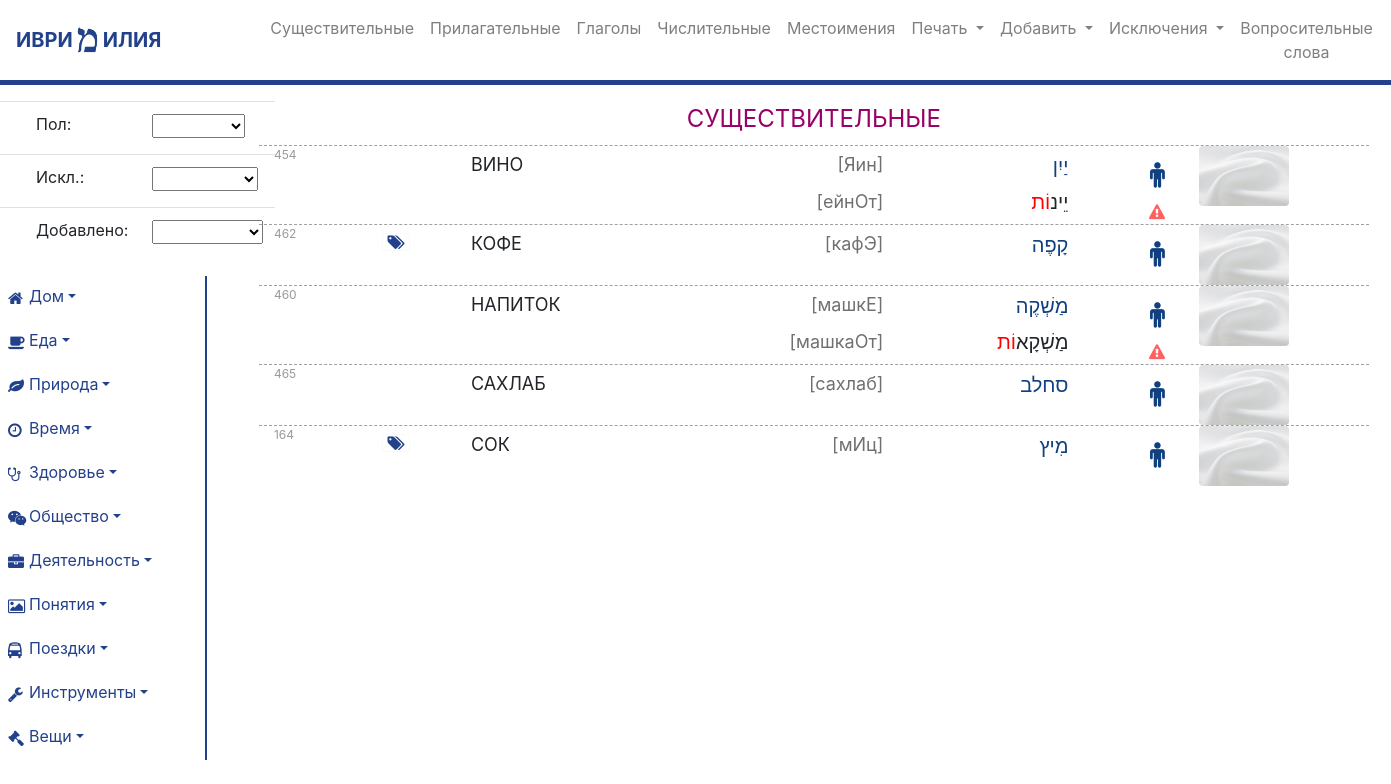
The app's page /nouns/1/ with its own data.
### mycards/models.py (models this page shows, shortened)
class Classes(models.Model):
    name = models.CharField(max_length=64, verbose_name='Название класса')
    icon = models.CharField(max_length=25, verbose_name='Иконка', null=True)

class WordForm(models.Model):
    time = models.CharField(max_length=20, null=True, blank=True)
    gender = models.CharField(max_length=7, null=True, blank=True)
    number = models.CharField(max_length=13, null=True, blank=True)
    name = models.CharField(max_length=64, verbose_name='Название (для поиска)')
    vocal_name = models.CharField(max_length=64, verbose_name='Название с огласовками')
    exception = models.IntegerField(default=0)
    pronunciation = models.CharField(max_length=64, verbose_name='Произношение')
    translation = models.CharField(max_length=64, verbose_name='Перевод')
    word = models.ForeignKey(Word, on_delete=models.PROTECT, related_name='forms', verbose_name='Основная форма')
    example = models.TextField(null=True, blank=True)
    form_type = models.ForeignKey(FormType, on_delete=models.PROTECT, related_name='words', verbose_name='Тип формы', null=True)
    comment = models.TextField(null=True, blank=True)

### mycards/views.py (the view, shortened to what this page needs)
# urls.py: path('nouns/<str:cats_ids>/', views.nouns_filter, name='nouns_filter'),
def nouns_filter(request, cats_ids):
    nouns = Word.objects.filter(type_id=1).exclude(topic=2)
    form1 = NounsFilterForm(request.GET)
    nouns_info = []
    cats_ids = list(map(int, cats_ids.strip('[]').split(', ')))
    classes = Classes.objects.all()
    classes_info = []
    for class_ in classes:
        class_info = dict()
        class_info['pk'] = class_.pk
        class_info['name'] = class_.name
        class_info['icon'] = class_.icon
        cats = class_.categories.all()
        cats_ids_form = []  # формирующиеся айди подкатегорий, выбранной категории
        cats_info = []
        for cat in cats:
            cat_info = dict()
            cat_info['id'] = cat.pk
            cat_info['name'] = cat.name
            cat_info['icon'] = cat.icon
            cats_info.append(cat_info)
            cats_ids_form.append(cat.pk)
        class_info['cats_ids_form'] = cats_ids_form
        class_info['cats_info'] = cats_info
        classes_info.append(class_info)
    nouns = nouns.filter(categories__in=cats_ids).distinct()
    if form1.is_valid():
        if form1.cleaned_data["gender"]:
            nouns = nouns.filter(forms__gender=form1.cleaned_data['gender']).distinct()
        if form1.cleaned_data['exception']:
            lst = list(map(int, form1.cleaned_data['exception'].strip('[]').split(', ')))
            nouns = nouns.filter(forms__exception__in=lst).distinct()
        if form1.cleaned_data["date"]:
            today = dt.datetime.now()
            DD = dt.timedelta(days=int(form1.cleaned_data['date']))
            earlier = today - DD
            nouns = nouns.filter(time_create__gt=earlier)
    form_type = FormType.objects.all()
    for noun in nouns:
        noun_info = dict()
        noun_info['id'] = noun.pk
        expressions_info = []
        other_forms = []
        antonyms = []
        noun_info['animacy'] = noun.animacy
        if Path(os.path.join(settings.BASE_DIR, 'mycards/static/img', noun.picture)).exists():
            noun_info['picture'] = noun.picture
        else:
            noun_info['picture'] = 'нет фото.jpg'
        for form in noun.forms.all():
            if form.form_type == form_type[0]:
                noun_info['name'] = form.vocal_name
                noun_info['translation'] = form.translation
                noun_info['pronunciation'] = form.pronunciation
                noun_info['gender'] = form.gender
                noun_info['number'] = form.number
                noun_info['main'] = form.number
                noun_info['exception'] = form.exception
            elif form.form_type == form_type[1]:
                noun_info['n2_name'] = form.vocal_name
                noun_info['n2_translation'] = form.translation
                noun_info['n2_pronunciation'] = form.pronunciation
                noun_info['n2_exception'] = form.exception
        for expression in noun.expressions.all():
            answers_info = []
            expression_info = dict()
            expression_info['name'] = expression.expression
            expression_info['translation'] = expression.translation
            expression_info['pronunciation'] = expression.pronunciation
            for answer in expression.answers.all():
                answer_info = dict()
                answer_info['name'] = answer.expression
                answer_info['translation'] = answer.translation
                answer_info['pronunciation'] = answer.pronunciation
                answers_info.append(answer)
            expression_info['answers'] = answers_info
            expressions_info.append(expression_info)
        noun_info['other_forms'] = other_forms
        noun_info['expressions'] = expressions_info
        nouns_info.append(noun_info)
    nouns_info = sorted(nouns_info, key=lambda word: word['translation'], reverse=False)
    return render(request, "mycards/nouns.html", {'nouns_info': nouns_info,
                                                  'form1': form1,
                                                  'cats_ids': cats_ids,
                                                  'classes': classes_info,
                                                  })

### mycards/templates/mycards/nouns.html (shortened to what this page needs)
{% extends 'mycards/base.html' %}
{% load custom_tags %}
{%  load static %}
{% block container %}
<div class="row">
    <div class="col-2" style="color: #23418b">
        <form action="" method="get">
            <table class="table">
            <tbody>
            <tr>
                <th scope="row"></th>
                <td><label class="form-label" for="{{ form1.gender.id_for_label }}">Пол:</label></td>
                <td>{{ form1.gender }}</td>
            </tr>
            <tr>
                <th scope="row"></th>
                <td><label class="form-label" for="{{ form1.exception.id_for_label }}">Искл.:</label></td>
                <td>{{ form1.exception }}</td>
            </tr>
            <tr>
                <th scope="row"></th>
                <td><label class="form-label" for="{{ form1.date.id_for_label }}">Добавлено:</label></td>
                <td>{{ form1.date }}</td>
            </tr>
          </tbody>
        </table>
        </form>
        <ul class="nav flex-column" style="border-right: 2px solid #23418b">
            {% for class in classes %}
            <div class="row align-items-center p-0 m-0">
                <div class="col-1 m-0 p-0 text-right">
                    {% if class.icon != None %}<i class="fa {{ class.icon }} text-right pl-2" aria-hidden="true" style="color: #23418b"></i> {% endif %}
                </div>
                <div class="col-11 m-0 p-0">
                    <li class="nav-item dropdown p-0 m-0">
                    <a class="nav-link dropdown-toggle pl-2 pb-2 mb-1 ml-1" href="{% url 'nouns_filter' class.cats_ids_form %}" id="navbarDropdown" role="button" data-toggle="dropdown" aria-haspopup="true" aria-expanded="false" style="color: #23418b">{{ class.name }}</a>
                    </li>
                </div>
            </div>
            {% endfor %}
        </ul>
    </div>
    <div class="col-10">
        <div class="container">
            <p class="p1-2 mb-2 text-center" style="font-size: 24px; color: #990066">СУЩЕСТВИТЕЛЬНЫЕ</p>
            {% for word in nouns_info %}
            <div class="row p-0 m-0" style="border-top: 1px dashed #A0A0A0">
                <div class="col-1" style="font-size: 12px; color: #999999">{{ word.id }}
                </div>
                <div class="col-1">
                    {% if word.expressions|length > 0 %}
                    <a class="btn btn-outline-light mt-2 py-0 px-1 ml-3 text-right" style="color: #23418b" data-toggle="collapse" href="#{{ word.name }}_v" role="button" aria-expanded="false" aria-controls="{{ expression.name }}_v"><i class="fa fa-tags" aria-hidden="true"></i></a>
                    {% endif %}
                </div>
                <div class="col-2">
                    <table class="table table-borderless m-0 p-0">
                        <tbody>
                            <tr>
                                    <td class="pt-2 pr-2 my-0 mx-0" style="font-size: 18px">
                                        {{ word.translation|upper }}
                                    </td>
                            </tr>
                        </tbody>
                    </table>
                </div>
                <div class="col-3 text-right">
                    <table class="table table-borderless text-right m-0 p-0">
                        <tbody>
                            <tr>
                                <th scope="row"></th>
                                    <td class="pt-2 pr-2 mx-0" style="font-size: 18px; color: #707070">[{{ word.pronunciation }}]</td>
                            </tr>
                            {% if word.n2_name != None %}
                            <tr>
                                <th scope="row"></th>
                                    <td class="pt-1 my-0 pr-2 mx-0" style="font-size: 18px; color: #707070">[{{ word.n2_pronunciation }}]</td>
                            </tr>
                            {% endif %}
                        </tbody>
                    </table>
                </div>
                <div class="col-2 text-right">
                    <table class="table table-borderless text-right p-0 m-0">
                        <tbody>
                            <tr>
                                <th scope="row"></th>
                                {% if word.gender == "мужской" %}
                                <td class="pt-2 pr-2 mx-0" style="font-size: 20px; color: #104080">{{ word.name }}</td>
                                {% elif word.gender == "женский" %}
                                <td class="pt-2 pr-2 mx-0" style="font-size: 20px; color: #990066">{{ word.name }}</td>
                                {% endif %}
                            </tr>
                            {% if word.n2_name != None %}
                            {% if word.n2_exception != 0 and word.n2_exception != 100 %}
                            <tr>
                                <th class="m-0 p-0" scope="row"></th>
                                    <td class="pb-0 pt-0 pr-2 mb-0 mt-0 mx-0 text-right" style="font-size: 20px">
                                        {% if word.n2_name|getWordsNumber == 2 %}
                                        <span style="color: red">{{ word.n2_name|getWordFirst }}</span> {{ word.n2_name|getWordSecond }}
                                        {% else %}
                                        {% with positions=word.n2_name|letter_positions %}
                                        {% with number=word.n2_exception %}
                                        {% with sliceEnd=positions|getPlNounEnd:number %}
                                        {% with sliceBegin=positions|getPlNounBegin:number %}
                                        {{ word.n2_name|slice:sliceBegin }}<span style="color: red">{{ word.n2_name|slice:sliceEnd }}</span>
                                        {% endwith %}
                                        {% endwith %}
                                        {% endwith %}
                                        {% endwith %}
                                        {% endif %}
                                    </td>
                            </tr>
                            {% else %}
                            <tr>
                                <th scope="row"></th>
                                <td class="pt-0 my-0 pr-2 mx-0" style="font-size: 20px">{{ word.n2_name }}</td>
                            </tr>
                            {% endif %}
                        {% endif %}
                        </tbody>
                    </table>
                </div>
                <div class="col-1 text-right">
                    <table class="table table-borderless text-right p-0 m-0">
                        <tbody>
                            <tr>
                                    {% if word.gender == "мужской" %}
                                    <td class="pb-0 pt-3 px-1 mb-0 mt-1 mx-1 text-right" style="font-size: 26px; color: #104080"><i class="fa fa-male" aria-hidden="true"></i></td>
                                    {% elif word.gender == "женский" %}
                                    <td class="pb-0 pt-3 px-1 mb-0 mt-1 mx-1 text-right" style="font-size: 26px; color: #990066"><i class="fa fa-female" aria-hidden="true"></i></td>
                                    {% endif %}
                            </tr>
                            {% if word.n2_name != None %}
                            {% if word.n2_exception != 0 and word.n2_exception != 100 %}
                            <tr>
                                    <td class="pb-0 pt-3 px-1 mb-0 mt-1 mx-1 text-right" style="font-size: 16px; color: #FF6060"><i class="fa fa-exclamation-triangle" aria-hidden="true"></i></td>
                            </tr>
                            {% endif %}
                            {% endif %}
                        </tbody>
                    </table>
                </div>
                <div class="col-1"><img src="{% static 'img/'%}{{ word.picture }}" width="90" height="60" class="d-inline-block align-top mr-1 rounded" alt=""></div>
            </div>
            {% endfor %}
        </div>
    </div>
</div>
{% endblock %}

### mycards/templates/mycards/base.html (shortened to what this page needs)
{% load static %}
<head>
  <link rel="stylesheet" href="https://stackpath.bootstrapcdn.com/bootstrap/4.3.1/css/bootstrap.min.css">
  <link rel="stylesheet" href="https://maxcdn.bootstrapcdn.com/font-awesome/4.4.0/css/font-awesome.min.css">
</head>
<body>
    <nav class="navbar navbar-expand-lg navbar-light mb-3" style="background-color: white; border-bottom: 5px solid #23418b">
      <a class="navbar-brand" href="{% url 'main' %}">
        <span style="color: #23418b"><b>ИВРИ</b></span><img src="{% static 'img/brands.jpg' %}" width="30" height="30" class="d-inline-block align-top mr-0 rounded" alt=""><span style="color: #23418b"><b>ИЛИЯ</b></span>
      </a>
      <div class="collapse navbar-collapse text-center" id="navbarNav">
        <ul class="navbar-nav">
          <li class="nav-item">
            <a class="nav-link" style="color: white" href="#">Существ</a>
          </li>
          <li class="nav-item">
            <a class="nav-link" href="{% url 'nouns' %}">Существительные</a>
          </li>
          <li class="nav-item">
            <a class="nav-link" href="{% url 'adjectives' %}">Прилагательные</a>
          </li>
          <li class="nav-item">
            <a class="nav-link" href="{% url 'verbs' %}">Глаголы</a>
          </li>
          <li class="nav-item">
            <a class="nav-link" href="{% url 'numbers' %}">Числительные</a>
          </li>
          <li class="nav-item">
            <a class="nav-link" href="{% url 'pronouns' %}">Местоимения</a>
          </li>
          <li class="nav-item dropdown">
            <a class="nav-link dropdown-toggle" href="#" id="navbarDropdown" role="button" data-toggle="dropdown" aria-haspopup="true" aria-expanded="false">
            Печать
            </a>
          </li>
          <li class="nav-item dropdown">
            <a class="nav-link dropdown-toggle" href="#" id="navbarDropdownAdd" role="button" data-toggle="dropdown" aria-haspopup="true" aria-expanded="false">
            Добавить
            </a>
          </li>
          <li class="nav-item dropdown">
            <a class="nav-link dropdown-toggle" href="#" id="navbarDropdown2" role="button" data-toggle="dropdown" aria-haspopup="true" aria-expanded="false">
            Исключения
            </a>
          </li>
          <li class="nav-item">
            <a class="nav-link" href="{% url 'questions' %}">Вопросительные слова</a>
          </li>
        </ul>
      </div>
    </nav>
{% block container %} {% endblock %}
</body>
</html>

### records on screen
Classes: icon "fa-home" (drawn), name "Дом"
Classes: icon "fa-coffee" (drawn), name "Еда"
Classes: icon "fa-leaf" (drawn), name "Природа"
Classes: icon "fa-clock-o" (drawn), name "Время"
Classes: icon "fa-stethoscope" (drawn), name "Здоровье"
Classes: icon "fa-weixin" (drawn), name "Общество"
Classes: icon "fa-briefcase" (drawn), name "Деятельность"
Classes: icon "fa-picture-o" (drawn), name "Понятия"
Classes: icon "fa-bus" (drawn), name "Поездки"
Classes: icon "fa-wrench" (drawn), name "Инструменты"
Classes: icon "fa-gavel" (drawn), name "Вещи"
WordForm: translation "ВИНО", pronunciation "Яин", name "יַיִן", gender "мужской" (drawn)
WordForm: n2_pronunciation "ейнОт", n2_name "יֵינ", n2_name "וֹת"
WordForm: translation "КОФЕ", pronunciation "кафЭ", name "קָפֶה", gender "мужской" (drawn)
WordForm: translation "НАПИТОК", pronunciation "машкЕ", name "מַשְׁקֶה", gender "мужской" (drawn)
WordForm: n2_pronunciation "машкаОт", n2_name "מַשְׁקָא", n2_name "וֹת"
WordForm: translation "САХЛАБ", pronunciation "сахлаб", name "סחלב", gender "мужской" (drawn)
WordForm: translation "СОК", pronunciation "мИц", name "מִיץ", gender "мужской" (drawn)

### other values on screen
{{ word.id }} "454" "462" "460" "465" "164"
